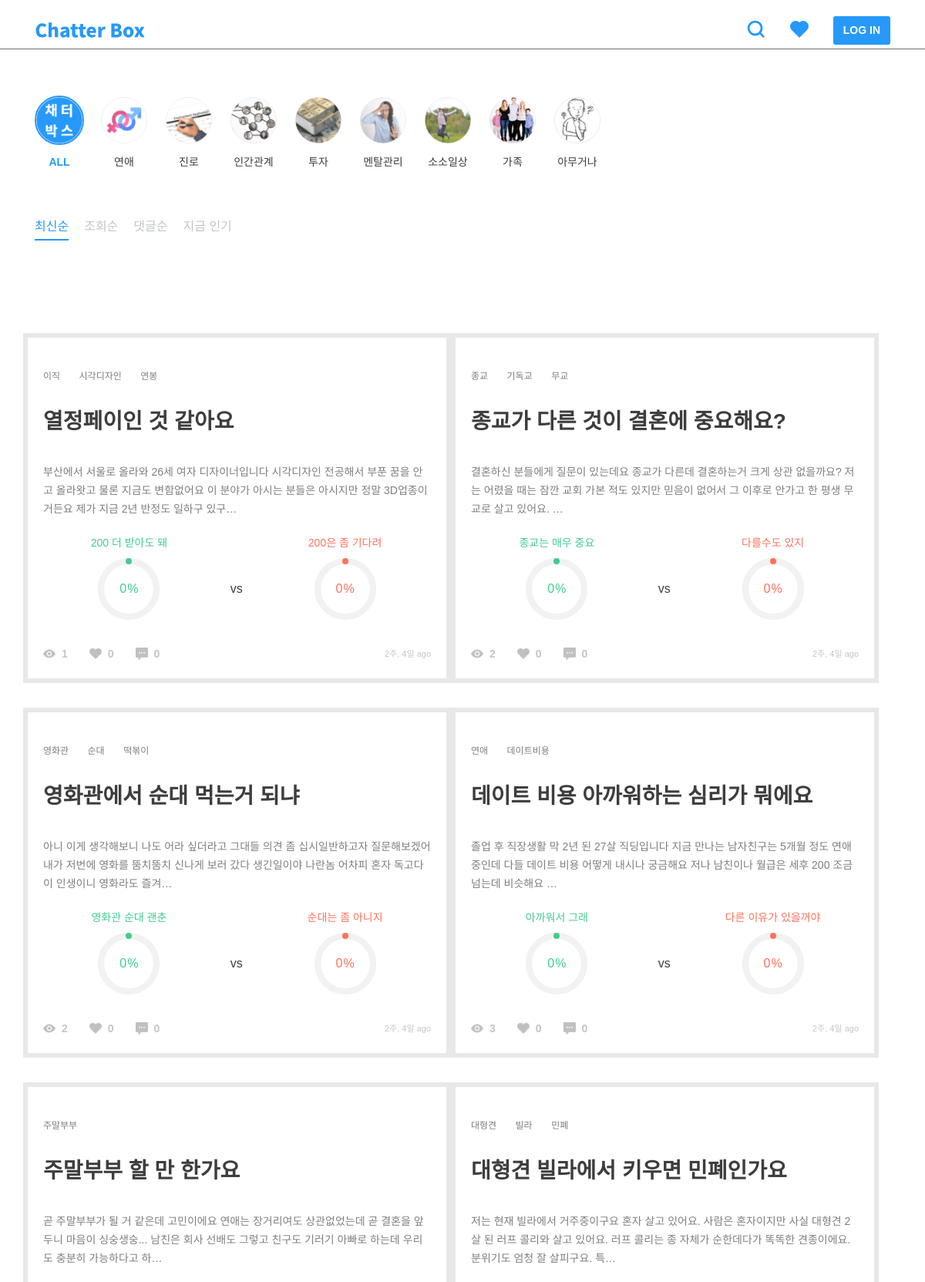
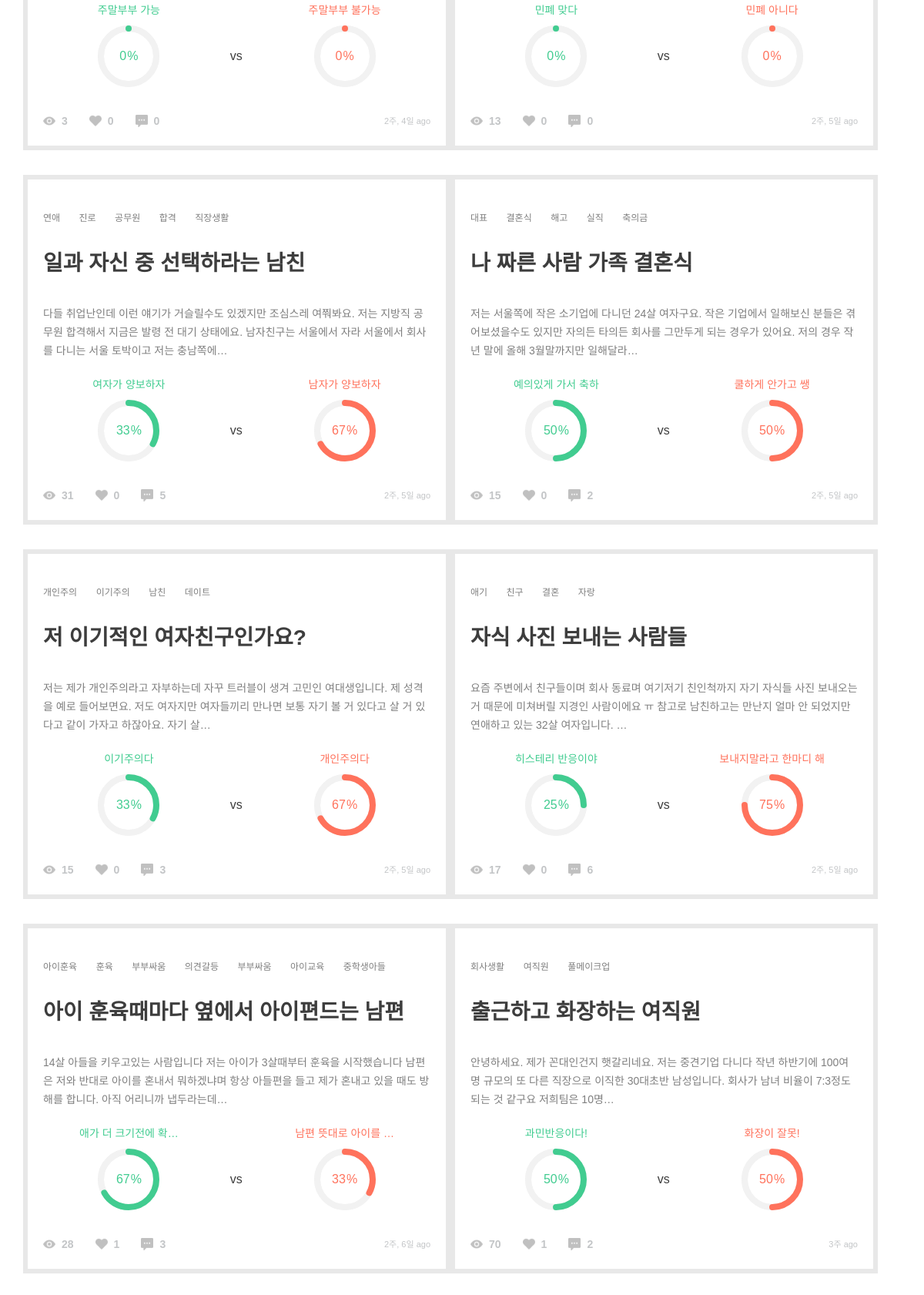
Page /post/ on the earlier database version (2 pictures, top to bottom).
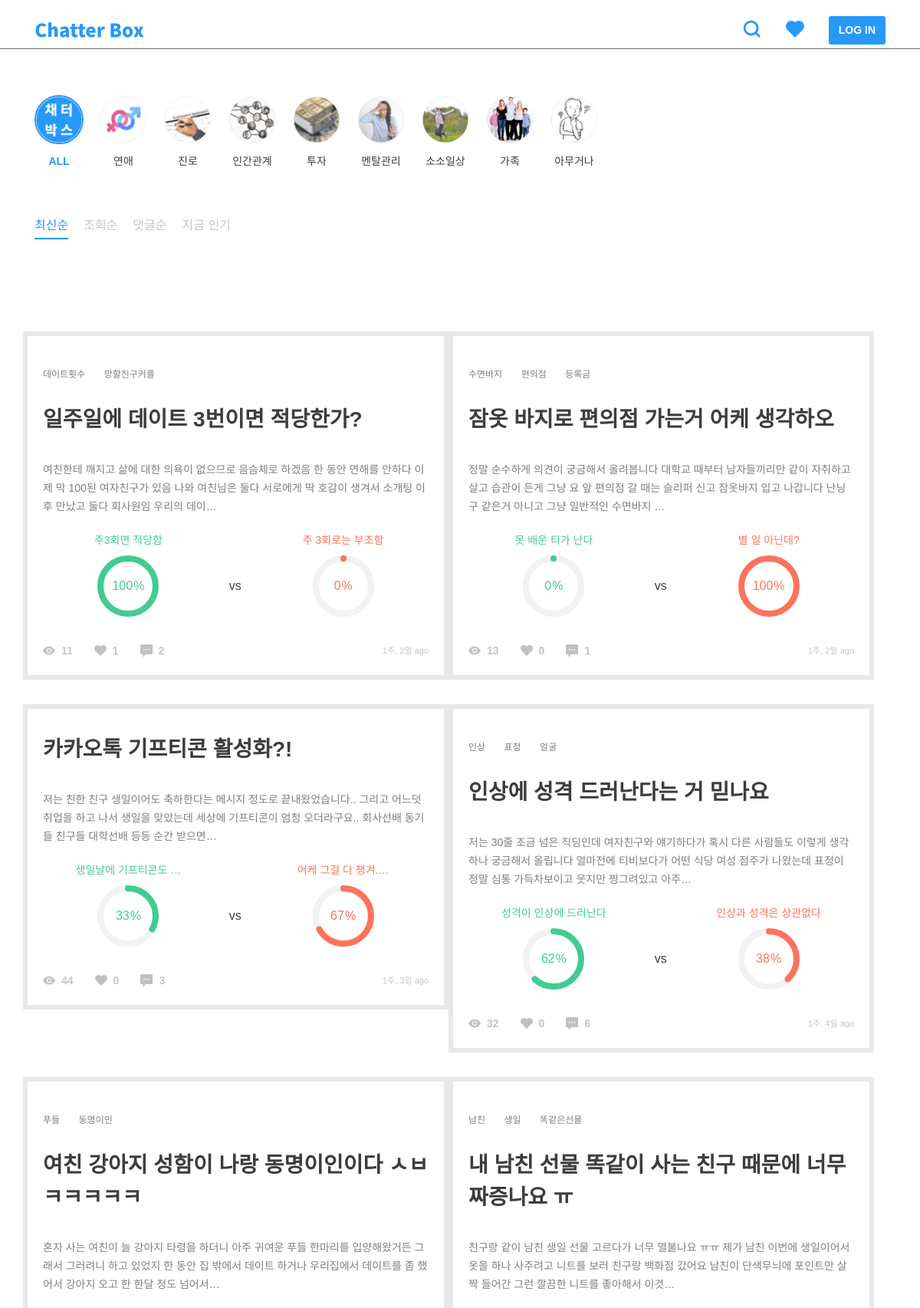
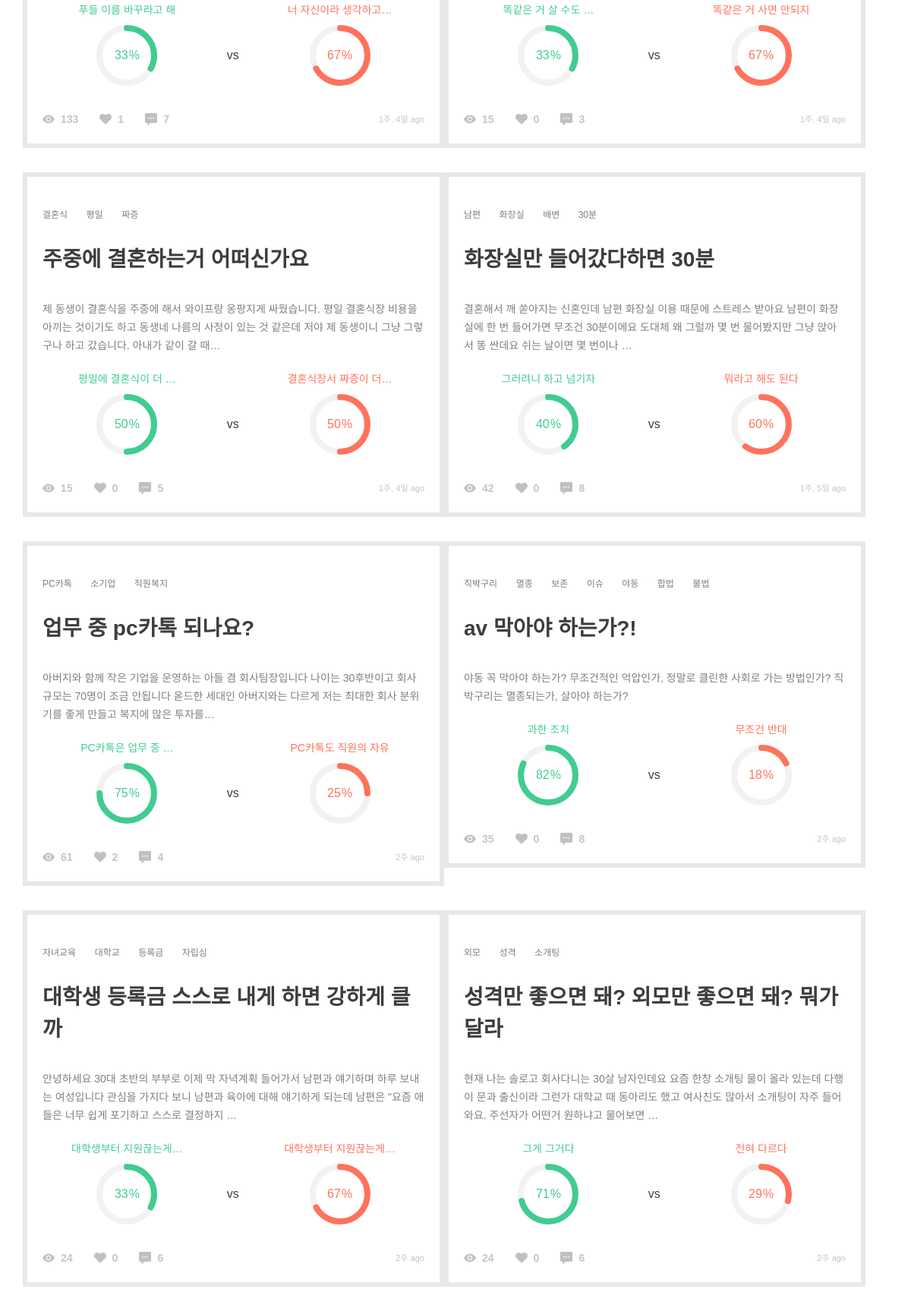
Same page on the later database version (2 pictures, top to bottom).
### post/models.py (models this page shows, shortened)
class Category(models.Model):
    name = models.CharField(max_length=200)
    slug = models.SlugField()
    parent = models.ForeignKey(
        'self', blank=True, null=True, related_name='children')
    class Meta:
        unique_together = ('slug', 'parent',)
        verbose_name_plural = "categories"  # categories under a parent with same slug

class TimeStampedModel(models.Model):
    created_at = models.DateTimeField(auto_now_add=True, null=True)
    updated_at = models.DateTimeField(auto_now=True, null=True)
    class Meta():
        abstract = True

class Post(TimeStampedModel):
    author = models.ForeignKey(settings.AUTH_USER_MODEL)
    category = models.ForeignKey('Category')
    title = models.CharField(max_length=160, null=True)
    background = models.TextField()
    background_image1 = models.ImageField(
        upload_to='post', blank=True, null=True)
    background_image2 = models.ImageField(
        upload_to='post', blank=True, null=True)
    background_image3 = models.ImageField(
        upload_to='post', blank=True, null=True)
    background_image4 = models.ImageField(
        upload_to='post', blank=True, null=True)
    background_image5 = models.ImageField(
        upload_to='post', blank=True, null=True)
    tag = TagField()
    view_count = models.PositiveSmallIntegerField(default=0)
    share_count = models.PositiveSmallIntegerField(default=0)
    pro_title = models.CharField(max_length=160, null=True)
    con_title = models.CharField(max_length=160, null=True)
    @property
    def natural_time(self):
        return naturaltime(self.created_at)
    @property
    def likes_count(self):
        return self.like_users.all().count()
    @property
    def comment_count(self):
        all_count = self.comment_set.count()
        return all_count
    @property
    def pro_count(self):
        pro_sum = self.comment_set.filter(type=True).count()
        pro_comments = self.comment_set.filter(type=True)
        for comment in pro_comments:
            pro_sum = pro_sum + comment.count_comment_likes
        return pro_sum
    @property
    def con_count(self):
        con_sum = self.comment_set.filter(type=False).count()
        con_comments = self.comment_set.filter(type=False)
        for comment in con_comments:
            con_sum = con_sum + comment.count_comment_likes
        return con_sum
    @property
    def all_count(self):
        return self.pro_count + self.con_count
    @property
    def pro_percent(self):
        if not self.all_count == 0:
            result = self.pro_count / self.all_count
        else:
            result = 0
        return result
    @property
    def con_percent(self):
        if not self.all_count == 0:
            result = self.con_count / self.all_count
        else:
            result = 0
        return result
    class Meta:
        ordering = ['-created_at']

### post/views.py (the view)
def post_list(request):
    sort = 'new'
    categories = Category.objects.all()
    posts = Post.objects.order_by('-created_at')
    paginator = Paginator(posts, 12)
    page = request.GET.get('page')
    try:
        posts = paginator.page(page)
    except PageNotAnInteger:
        posts = paginator.page(1)
    except EmptyPage:
        posts = paginator.page(paginator.num_pages)
    context = {'posts': posts, 'categories': categories, 'sort': sort, }
    return render(request, 'post/post_list.html', context)

### comment/models.py (called while the page is built)
    @property
    def count_comment_likes(self):
        return self.like_comments.all().count()

### post/templatetags/post_extras.py (called while the page is built)
@register.filter
def split_tags(value):
    tags = []
    split_comma = value.split(',')
    for tag in split_comma:
        split_space = tag.split(" ")
        for tag in split_space:
            if tag:
                tags.append(tag)
    return tags

### templates/post/post_list.html (shortened to what this page needs)
{% extends 'base.html' %}
{% load static %}
{% block customCSS %}
<link rel="stylesheet" href="{% static 'css/include/categories.css' %}" />
<link rel="stylesheet" href="{% static 'css/include/sorts.css' %}" />
<link rel="stylesheet" href="{% static 'css/include/pie_chart.css' %}">
<link rel="stylesheet" href="{% static 'css/post/post_list.css' %}" />
{% endblock %}
{% block content %}
<div class="row">
    {% include 'include/category.html' %}
    {% include 'include/sort.html' %}
</div>
<div class="infinite-container row">
    {% for post in posts %}
    <div id="post-{{ post.pk }}" class="infinite-item grid-item">
        {% include 'include/post.html' %}
    </div>
    {% endfor %}
</div>
{% endblock %}
{% block customJS %}
<script>
    var $grid = $('.grid').masonry({
        gutter: 15,
        horizontalOrder: true,
        itemSelector: '.grid-item',
    });
    var $items = $('.infinite-container .infinite-item');
    $grid.append($items).masonry('appended', $items);
    $('.grid').masonry();
    var infinite = new Waypoint.Infinite({
        element: $('.infinite-container')[0],
        onBeforePageLoad: function () {
            showModal();
        },
        onAfterPageLoad: function ($items) {
            $('body').loadingModal('destroy');
            customChart();
            var $items = $('.infinite-container .infinite-item');
            $grid.append($items).masonry('appended', $items);
            $('.grid').masonry();
        }
    });
    $(document).ready(function () {
        $('.grid').masonry();
    });
</script>
{% endblock %}

### templates/include/category.html (shortened to what this page needs)
{% load static %}
<div class="category-wrap">
    <div class="category m60" name="{{ target }}">
        <a id="all" class="category-link" href="{% url 'post:post_list' %}" onclick="showModal();">
            <img class="category-icon" src="{% static '/img/categories/all.png' %}" />
            <h6>ALL</h6>
        </a>
        {% for category in categories %}
        <a id="{{ category.slug }}" class="category-link" href="/post/category/{{ category.slug }}"
            onclick="showModal();">
            <img class="category-icon" src="/static/img/categories/{{ category.slug }}.png" />
            <h6>{{ category.name }}</h6>
        </a>
        {% endfor %}
    </div>
</div>

### templates/include/post.html
{% load static %}
{% load post_extras %}
<div class="post-wrap">
    <div class="tag-list">
        {% for tag in post.tag|split_tags %}
        <a class="tag" href="/post/search/?q={{ tag }}">{{ tag }}</a>
        {% endfor %}
    </div>
    <a href="{% url 'post:post_detail' post_pk=post.pk %}">
        <h3>{{ post.title|truncatechars:40 }}</h3>
        <div class="background">
            <p>{{ post.background|safe|truncatechars:120 }}</p>
        </div>
        <div class="percent-wrap">
            <div class="chart">
                <h6 class="label pro-title">{{ post.pro_title|truncatechars:12 }}</h6>
                <div class="percentage pro-chart" data-percent="{% widthratio post.pro_percent 1 100 %}">
                    <span class="pro-title">{% widthratio post.con_percent 1 100 %}</span><sup class="pro-title">%</sup>
                </div>
            </div>
            <h5>vs</h5>
            <div class="chart">
                <h6 class="label con-title">{{ post.con_title|truncatechars:12 }}</h6>
                <div class="percentage con-chart" data-percent="{% widthratio post.con_percent 1 100 %}">
                    <span class="con-title">{% widthratio post.con_percent 1 100 %}</span><sup class="con-title">%</sup>
                </div>
            </div>
        </div>
        <div class="btn-area">
            <img src="{% static '/img/icons/view.png' %}" />
            <h6>{{ post.view_count }}</h6>
            <img src="{% static '/img/icons/heart-gray.png' %}" />
            <h6>{{ post.likes_count }}</h6>
            <img src="{% static '/img/icons/comment.png' %}" />
            <h6>{{ post.comment_count }}</h6>
            <span class="ml-auto">{{ post.natural_time }}</span>
        </div>
    </a>
</div>

Differences in the rows shown:
no longer on this page (row edited): Post: tag "이직" "시각디자인" "연봉", title "열정페이인 것 같아요", background "부산에서 서울로 올라와 26세 여자 디자이너입니다 시각디자인 전공해서 부푼 꿈을 안고 올라왓고 물론 지금도 변함없어요 이 분야가 아시는 분들은 아시지만 정말 3D업종이거든요 제가 지금 2년 반정도 일하구 있구…", pro_title "200 더 받아도 돼", con_title "200은 좀 기다려", view_count "1", likes_count "0", comment_count "0", natural_time "2주, 4일 ago"
no longer on this page (row edited): Post: tag "종교" "기독교" "무교", title "종교가 다른 것이 결혼에 중요해요?", background "결혼하신 분들에게 질문이 있는데요 종교가 다른데 결혼하는거 크게 상관 없을까요? 저는 어렸을 때는 잠깐 교회 가본 적도 있지만 믿음이 없어서 그 이후로 안가고 한 평생 무교로 살고 있어요. …", pro_title "종교는 매우 중요", con_title "다를수도 있지", view_count "2", likes_count "0", comment_count "0", natural_time "2주, 4일 ago"
no longer on this page (row edited): Post: tag "영화관" "순대" "떡볶이", title "영화관에서 순대 먹는거 되냐", background "아니 이게 생각해보니 나도 어라 싶더라고 그대들 의견 좀 십시일반하고자 질문해보겠어 내가 저번에 영화를 뚬치뚬치 신나게 보러 갔다 생긴일이야 나란놈 어차피 혼자 독고다이 인생이니 영화라도 즐겨…", pro_title "영화관 순대 괜춘", con_title "순대는 좀 아니지", view_count "2", likes_count "0", comment_count "0", natural_time "2주, 4일 ago"
no longer on this page (row edited): Post: tag "연애" "데이트비용", title "데이트 비용 아까워하는 심리가 뭐에요", background "졸업 후 직장생활 막 2년 된 27살 직딩입니다 지금 만나는 남자친구는 5개월 정도 연애중인데 다들 데이트 비용 어떻게 내시나 궁금해요 저나 남친이나 월급은 세후 200 조금 넘는데 비슷해요 …", pro_title "아까워서 그래", con_title "다른 이유가 있을꺼야", view_count "3", likes_count "0", comment_count "0", natural_time "2주, 4일 ago"
no longer on this page (row edited): Post: tag "주말부부", title "주말부부 할 만 한가요", background "곧 주말부부가 될 거 같은데 고민이에요 연애는 장거리여도 상관없었는데 곧 결혼을 앞두니 마음이 싱숭생숭... 남친은 회사 선배도 그렇고 친구도 기러기 아빠로 하는데 우리도 충분히 가능하다고 하…", pro_title "주말부부 가능", con_title "주말부부 불가능", view_count "3", likes_count "0", comment_count "0", natural_time "2주, 4일 ago"
no longer on this page (row edited): Post: tag "대형견" "빌라" "민폐", title "대형견 빌라에서 키우면 민폐인가요", background "저는 현재 빌라에서 거주중이구요 혼자 살고 있어요. 사람은 혼자이지만 사실 대형견 2살 된 러프 콜리와 살고 있어요. 러프 콜리는 종 자체가 순한데다가 똑똑한 견종이에요. 분위기도 엄청 잘 살피구요. 특…", pro_title "민폐 맞다", con_title "민폐 아니다", view_count "13", likes_count "0", comment_count "0", natural_time "2주, 5일 ago"
no longer on this page (row edited): Post: tag "연애" "진로" "공무원" "합격" "직장생활", title "일과 자신 중 선택하라는 남친", background "다들 취업난인데 이런 얘기가 거슬릴수도 있겠지만 조심스레 여쭤봐요. 저는 지방직 공무원 합격해서 지금은 발령 전 대기 상태에요. 남자친구는 서울에서 자라 서울에서 회사를 다니는 서울 토박이고 저는 충남쪽에…", pro_title "여자가 양보하자", con_title "남자가 양보하자", view_count "31", likes_count "0", comment_count "5", natural_time "2주, 5일 ago"
no longer on this page (row edited): Post: tag "대표" "결혼식" "해고" "실직" "축의금", title "나 짜른 사람 가족 결혼식", background "저는 서울쪽에 작은 소기업에 다니던 24살 여자구요. 작은 기업에서 일해보신 분들은 겪어보셨을수도 있지만 자의든 타의든 회사를 그만두게 되는 경우가 있어요. 저의 경우 작년 말에 올해 3월말까지만 일해달라…", pro_title "예의있게 가서 축하", con_title "쿨하게 안가고 쌩", view_count "15", likes_count "0", comment_count "2", natural_time "2주, 5일 ago"
no longer on this page (row edited): Post: tag "개인주의" "이기주의" "남친" "데이트", title "저 이기적인 여자친구인가요?", background "저는 제가 개인주의라고 자부하는데 자꾸 트러블이 생겨 고민인 여대생입니다. 제 성격을 예로 들어보면요. 저도 여자지만 여자들끼리 만나면 보통 자기 볼 거 있다고 살 거 있다고 같이 가자고 하잖아요. 자기 살…", pro_title "이기주의다", con_title "개인주의다", view_count "15", likes_count "0", comment_count "3", natural_time "2주, 5일 ago"
no longer on this page (row edited): Post: tag "애기" "친구" "결혼" "자랑", title "자식 사진 보내는 사람들", background "요즘 주변에서 친구들이며 회사 동료며 여기저기 친인척까지 자기 자식들 사진 보내오는 거 때문에 미쳐버릴 지경인 사람이에요 ㅠ 참고로 남친하고는 만난지 얼마 안 되었지만 연애하고 있는 32살 여자입니다. …", pro_title "히스테리 반응이야", con_title "보내지말라고 한마디 해", view_count "17", likes_count "0", comment_count "6", natural_time "2주, 5일 ago"
no longer on this page (row edited): Post: tag "아이훈육" "훈육" "부부싸움" "의견갈등" "부부싸움" "아이교육" "중학생아들", title "아이 훈육때마다 옆에서 아이편드는 남편", background "14살 아들을 키우고있는 사람입니다 저는 아이가 3살때부터 훈육을 시작했습니다 남편은 저와 반대로 아이를 혼내서 뭐하겠냐며 항상 아들편을 들고 제가 혼내고 있을 때도 방해를 합니다. 아직 어리니까 냅두라는데…", pro_title "애가 더 크기전에 확…", con_title "남편 뜻대로 아이를 …", view_count "28", likes_count "1", comment_count "3", natural_time "2주, 6일 ago"
no longer on this page (row edited): Post: tag "회사생활" "여직원" "풀메이크업", title "출근하고 화장하는 여직원", background "안녕하세요. 제가 꼰대인건지 햇갈리네요. 저는 중견기업 다니다 작년 하반기에 100여명 규모의 또 다른 직장으로 이직한 30대초반 남성입니다. 회사가 남녀 비율이 7:3정도 되는 것 같구요 저희팀은 10명…", pro_title "과민반응이다!", con_title "화장이 잘못!", view_count "70", likes_count "1", comment_count "2", natural_time "3주 ago"
added Post: tag "데이트횟수" "망할친구커플", title "일주일에 데이트 3번이면 적당한가?", background "여친한테 깨지고 삶에 대한 의욕이 없으므로 음슴체로 하겠음 한 동안 연해를 안하다 이제 막 100된 여자친구가 있음 나와 여친님은 둘다 서로에게 딱 호감이 생겨서 소개팅 이후 만났고 둘다 회사원임 우리의 데이…", pro_title "주3회면 적당함", con_title "주 3회로는 부조함", view_count "11", likes_count "1", comment_count "2", natural_time "1주, 2일 ago"
added Post: tag "수면바지" "편의점" "등록금", title "잠옷 바지로 편의점 가는거 어케 생각하오", background "정말 순수하게 의견이 궁금해서 올려봅니다 대학교 때부터 남자들끼리만 같이 자취하고 살고 습관이 든게 그냥 요 앞 편의점 갈 때는 슬리퍼 신고 잠옷바지 입고 나갑니다 난닝구 같은거 아니고 그냥 일반적인 수면바지 …", pro_title "못 배운 티가 난다", con_title "별 일 아닌데?", view_count "13", likes_count "0", comment_count "1", natural_time "1주, 2일 ago"
added Post: title "카카오톡 기프티콘 활성화?!", background "저는 친한 친구 생일이어도 축하한다는 메시지 정도로 끝내왔었습니다.. 그리고 어느덧 취업을 하고 나서 생일을 맞았는데 세상에 기프티콘이 엄청 오더라구요.. 회사선배 동기들 친구들 대학선배 등등 순간 받으면…", pro_title "생일날에 기프티콘도 …", con_title "어케 그걸 다 챙겨.…", view_count "44", likes_count "0", comment_count "3", natural_time "1주, 3일 ago"
added Post: tag "인상" "표정" "얼굴", title "인상에 성격 드러난다는 거 믿나요", background "저는 30줄 조금 넘은 직딩인데 여자친구와 얘기하다가 혹시 다른 사람들도 이렇게 생각하나 궁금해서 올립니다 얼마전에 티비보다가 어떤 식당 여성 점주가 나왔는데 표정이 정말 심통 가득차보이고 웃지만 찡그려있고 아주…", pro_title "성격이 인상에 드러난다", con_title "인상과 성격은 상관없다", view_count "32", likes_count "0", comment_count "6", natural_time "1주, 4일 ago"
added Post: tag "푸들" "동명이인", title "여친 강아지 성함이 나랑 동명이인이다 ㅅㅂㅋㅋㅋㅋㅋ", background "혼자 사는 여친이 늘 강아지 타령을 하더니 아주 귀여운 푸들 한마리를 입양해왔거든 그래서 그러려니 하고 있었지 한 동안 집 밖에서 데이트 하거나 우리집에서 데이트를 좀 했어서 강아지 오고 한 한달 정도 넘어서…", pro_title "푸들 이름 바꾸라고 해", con_title "너 자신이라 생각하고…", view_count "133", likes_count "1", comment_count "7", natural_time "1주, 4일 ago"
added Post: tag "남친" "생일" "똑같은선물", title "내 남친 선물 똑같이 사는 친구 때문에 너무 짜증나요 ㅠ", background "친구랑 같이 남친 생일 선물 고르다가 너무 열불나요 ㅠㅠ 제가 남친 이번에 생일이어서 옷을 하나 사주려고 니트를 보러 친구랑 백화점 갔어요 남친이 단색무늬에 포인트만 살짝 들어간 그런 깔끔한 니트를 좋아해서 이것…", pro_title "똑같은 거 살 수도 …", con_title "똑같은 거 사면 안되지", view_count "15", likes_count "0", comment_count "3", natural_time "1주, 4일 ago"
added Post: tag "결혼식" "평일" "짜증", title "주중에 결혼하는거 어떠신가요", background "제 동생이 결혼식을 주중에 해서 와이프랑 옹팡지게 싸웠습니다. 평일 결혼식장 비용을 아끼는 것이기도 하고 동생네 나름의 사정이 있는 것 같은데 저야 제 동생이니 그냥 그렇구나 하고 갔습니다. 아내가 같이 갈 때…", pro_title "평일에 결혼식이 더 …", con_title "결혼식장서 짜증이 더…", view_count "15", likes_count "0", comment_count "5", natural_time "1주, 4일 ago"
added Post: tag "남편" "화장실" "배변" "30분", title "화장실만 들어갔다하면 30분", background "결혼해서 깨 쏟아지는 신혼인데 남편 화장실 이용 때문에 스트레스 받아요 남편이 화장실에 한 번 들어가면 무조건 30분이에요 도대체 왜 그럴까 몇 번 물어봤지만 그냥 앉아서 똥 싼데요 쉬는 날이면 몇 번이나 …", pro_title "그러려니 하고 넘기자", con_title "뭐라고 해도 된다", view_count "42", likes_count "0", comment_count "8", natural_time "1주, 5일 ago"
added Post: tag "PC카톡" "소기업" "직원복지", title "업무 중 pc카톡 되나요?", background "아버지와 함께 작은 기업을 운영하는 아들 겸 회사팀장입니다 나이는 30후반이고 회사 규모는 70명이 조금 안됩니다 옫드한 세대인 아버지와는 다르게 저는 최대한 회사 분위기를 좋게 만들고 복지에 많은 투자를…", pro_title "PC카톡은 업무 중 …", con_title "PC카톡도 직원의 자유", view_count "61", likes_count "2", comment_count "4", natural_time "2주 ago"
added Post: tag "직박구리" "멸종" "보존" "이슈" "야동" "합법" "불법", title "av 막아야 하는가?!", background "야동 꼭 막아야 하는가? 무조건적인 억압인가, 정말로 클린한 사회로 가는 방법인가? 직박구리는 멸종되는가, 살아야 하는가?", pro_title "과한 조치", con_title "무조건 반대", view_count "35", likes_count "0", comment_count "8", natural_time "2주 ago"
added Post: tag "자녀교육" "대학교" "등록금" "자립심", title "대학생 등록금 스스로 내게 하면 강하게 클까", background "안녕하세요 30대 초반의 부부로 이제 막 자녁계획 들어가서 남편과 얘기하며 하루 보내는 여성입니다 관심을 가지다 보니 남편과 육아에 대해 얘기하게 되는데 남편은 \"요즘 애들은 너무 쉽게 포기하고 스스로 결정하지 …", pro_title "대학생부터 지원끊는게…", con_title "대학생부터 지원끊는게…", view_count "24", likes_count "0", comment_count "6", natural_time "2주 ago"
added Post: tag "외모" "성격" "소개팅", title "성격만 좋으면 돼? 외모만 좋으면 돼? 뭐가 달라", background "현재 나는 솔로고 회사다니는 30살 남자인데요 요즘 한창 소개팅 물이 올라 있는데 다행이 문과 출신이라 그런가 대학교 때 동아리도 했고 여사친도 많아서 소개팅이 자주 들어와요. 주선자가 어떤거 원하냐고 물어보면 …", pro_title "그게 그거다", con_title "전혀 다르다", view_count "24", likes_count "0", comment_count "6", natural_time "2주 ago"
